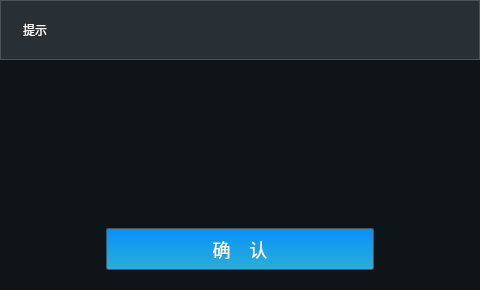
<?xml version="1.0" encoding="UTF-8"?>
<ui version="4.0">
 <class>messageDialog</class>
 <widget class="QDialog" name="messageDialog">
  <property name="windowModality">
   <enum>Qt::NonModal</enum>
  </property>
  <property name="geometry">
   <rect>
    <x>0</x>
    <y>0</y>
    <width>480</width>
    <height>290</height>
   </rect>
  </property>
  <property name="windowTitle">
   <string>Dialog</string>
  </property>
  <property name="styleSheet">
   <string notr="true">QDialog
{
background-color: #0E1417;
}
</string>
  </property>
  <layout class="QVBoxLayout" name="verticalLayout_5">
   <property name="spacing">
    <number>0</number>
   </property>
   <property name="leftMargin">
    <number>0</number>
   </property>
   <property name="topMargin">
    <number>0</number>
   </property>
   <property name="rightMargin">
    <number>0</number>
   </property>
   <property name="bottomMargin">
    <number>0</number>
   </property>
   <item>
    <layout class="QVBoxLayout" name="verticalLayout_3">
     <property name="spacing">
      <number>0</number>
     </property>
     <item>
      <widget class="QWidget" name="titlebar" native="true">
       <property name="minimumSize">
        <size>
         <width>0</width>
         <height>60</height>
        </size>
       </property>
       <property name="maximumSize">
        <size>
         <width>16777215</width>
         <height>60</height>
        </size>
       </property>
       <property name="styleSheet">
        <string notr="true">QWidget
{
background-color:#282f35;
border:1px solid #4a525a ;
border-radius:0px;
}
</string>
       </property>
       <layout class="QHBoxLayout" name="horizontalLayout_4">
        <property name="spacing">
         <number>0</number>
        </property>
        <property name="leftMargin">
         <number>0</number>
        </property>
        <property name="topMargin">
         <number>0</number>
        </property>
        <property name="rightMargin">
         <number>0</number>
        </property>
        <property name="bottomMargin">
         <number>0</number>
        </property>
        <item>
         <layout class="QHBoxLayout" name="horizontalLayout_7">
          <property name="spacing">
           <number>0</number>
          </property>
          <item>
           <widget class="QLabel" name="title">
            <property name="styleSheet">
             <string notr="true">QLabel
{
background-color: transparent;
font: 18px &quot;Microsoft YaHei&quot;;
color: #ffffff;
margin-left:20px;
border:none;
}
</string>
            </property>
            <property name="text">
             <string>提示</string>
            </property>
           </widget>
          </item>
          <item>
           <widget class="QPushButton" name="close_btn">
            <property name="minimumSize">
             <size>
              <width>24</width>
              <height>24</height>
             </size>
            </property>
            <property name="maximumSize">
             <size>
              <width>24</width>
              <height>24</height>
             </size>
            </property>
            <property name="styleSheet">
             <string notr="true">QPushButton
{
background:transparent;
image: url(:/ReadingProcess/Resource/menubar/Close.png);
border:none;
}
QPushButton:hover
{
background:#dd0000;
padding:0px;
border-style:solid;
border-radius:1px;
border-width:1px;
border-color:#ddd;
color:white;
}</string>
            </property>
            <property name="text">
             <string/>
            </property>
           </widget>
          </item>
          <item>
           <spacer name="horizontalSpacer_7">
            <property name="orientation">
             <enum>Qt::Horizontal</enum>
            </property>
            <property name="sizeType">
             <enum>QSizePolicy::Fixed</enum>
            </property>
            <property name="sizeHint" stdset="0">
             <size>
              <width>20</width>
              <height>20</height>
             </size>
            </property>
           </spacer>
          </item>
         </layout>
        </item>
       </layout>
      </widget>
     </item>
     <item>
      <layout class="QHBoxLayout" name="horizontalLayout_8">
       <property name="spacing">
        <number>0</number>
       </property>
       <item>
        <widget class="QWidget" name="widget_2" native="true">
         <property name="styleSheet">
          <string notr="true">QWidget
{
background-color: #0E1417;
}
</string>
         </property>
         <layout class="QGridLayout" name="gridLayout_3">
          <property name="leftMargin">
           <number>0</number>
          </property>
          <property name="topMargin">
           <number>0</number>
          </property>
          <property name="rightMargin">
           <number>0</number>
          </property>
          <property name="bottomMargin">
           <number>0</number>
          </property>
          <property name="spacing">
           <number>0</number>
          </property>
          <item row="0" column="0">
           <layout class="QVBoxLayout" name="verticalLayout_4">
            <property name="spacing">
             <number>0</number>
            </property>
            <property name="leftMargin">
             <number>20</number>
            </property>
            <property name="topMargin">
             <number>20</number>
            </property>
            <property name="rightMargin">
             <number>20</number>
            </property>
            <property name="bottomMargin">
             <number>20</number>
            </property>
            <item>
             <layout class="QHBoxLayout" name="horizontalLayout_9">
              <property name="spacing">
               <number>40</number>
              </property>
              <property name="leftMargin">
               <number>76</number>
              </property>
              <property name="topMargin">
               <number>0</number>
              </property>
              <property name="rightMargin">
               <number>76</number>
              </property>
              <property name="bottomMargin">
               <number>0</number>
              </property>
              <item>
               <widget class="QLabel" name="label">
                <property name="sizePolicy">
                 <sizepolicy hsizetype="Fixed" vsizetype="Fixed">
                  <horstretch>0</horstretch>
                  <verstretch>0</verstretch>
                 </sizepolicy>
                </property>
                <property name="minimumSize">
                 <size>
                  <width>64</width>
                  <height>64</height>
                 </size>
                </property>
                <property name="styleSheet">
                 <string notr="true">QLabel
{
image: url(:/CArmWorkStation/ImageSource/Message/tip.png);
}</string>
                </property>
                <property name="text">
                 <string/>
                </property>
               </widget>
              </item>
              <item>
               <widget class="QLabel" name="msgLabel">
                <property name="minimumSize">
                 <size>
                  <width>0</width>
                  <height>0</height>
                 </size>
                </property>
                <property name="maximumSize">
                 <size>
                  <width>180</width>
                  <height>16777215</height>
                 </size>
                </property>
                <property name="styleSheet">
                 <string notr="true">QLabel
{
background-color: transparent;
font: 18px &quot;Microsoft YaHei&quot;;
color:rgba(255,255,255,1);
border:0px;
margin-right:8px;
}</string>
                </property>
                <property name="text">
                 <string/>
                </property>
                <property name="wordWrap">
                 <bool>true</bool>
                </property>
               </widget>
              </item>
             </layout>
            </item>
            <item>
             <layout class="QHBoxLayout" name="horizontalLayout_10">
              <property name="spacing">
               <number>20</number>
              </property>
              <item>
               <spacer name="horizontalSpacer">
                <property name="orientation">
                 <enum>Qt::Horizontal</enum>
                </property>
                <property name="sizeHint" stdset="0">
                 <size>
                  <width>40</width>
                  <height>20</height>
                 </size>
                </property>
               </spacer>
              </item>
              <item>
               <widget class="QPushButton" name="submitBtn">
                <property name="sizePolicy">
                 <sizepolicy hsizetype="Fixed" vsizetype="Fixed">
                  <horstretch>0</horstretch>
                  <verstretch>0</verstretch>
                 </sizepolicy>
                </property>
                <property name="minimumSize">
                 <size>
                  <width>268</width>
                  <height>42</height>
                 </size>
                </property>
                <property name="maximumSize">
                 <size>
                  <width>268</width>
                  <height>42</height>
                 </size>
                </property>
                <property name="styleSheet">
                 <string notr="true">QPushButton{
background:qlineargradient(x1: 0, y1: 0, x2: 0, y2: 1,stop: 0 rgba(5,146,252,1),stop: 1.0 rgba(43,174,213,1));
border:1px solid rgb(74, 82, 90);
border-radius:2px;
color:#FFFFFF;
font: normal 18px  Microsoft YaHei;
}

QPushButton:hover{
color:#ffffff;
}

QPushButton:pressed
{
background-color:#22272C;
color: #AAB3C1;
}

QPushButton:disabled
{
background:qlineargradient(x1: 0, y1: 0, x2: 0, y2: 1,stop: 0 rgba(5,146,252,50),stop: 1.0 rgba(43,174,213,50));
border:1px solid rgb(74, 82, 90, 50);
color:rgb(189, 205, 221, 50);;
}</string>
                </property>
                <property name="text">
                 <string>确    认</string>
                </property>
               </widget>
              </item>
              <item>
               <spacer name="horizontalSpacer_2">
                <property name="orientation">
                 <enum>Qt::Horizontal</enum>
                </property>
                <property name="sizeHint" stdset="0">
                 <size>
                  <width>40</width>
                  <height>20</height>
                 </size>
                </property>
               </spacer>
              </item>
             </layout>
            </item>
           </layout>
          </item>
         </layout>
        </widget>
       </item>
      </layout>
     </item>
    </layout>
   </item>
  </layout>
 </widget>
 <resources>
  <include location="../../CArmWorkStation.qrc"/>
 </resources>
 <connections/>
</ui>
